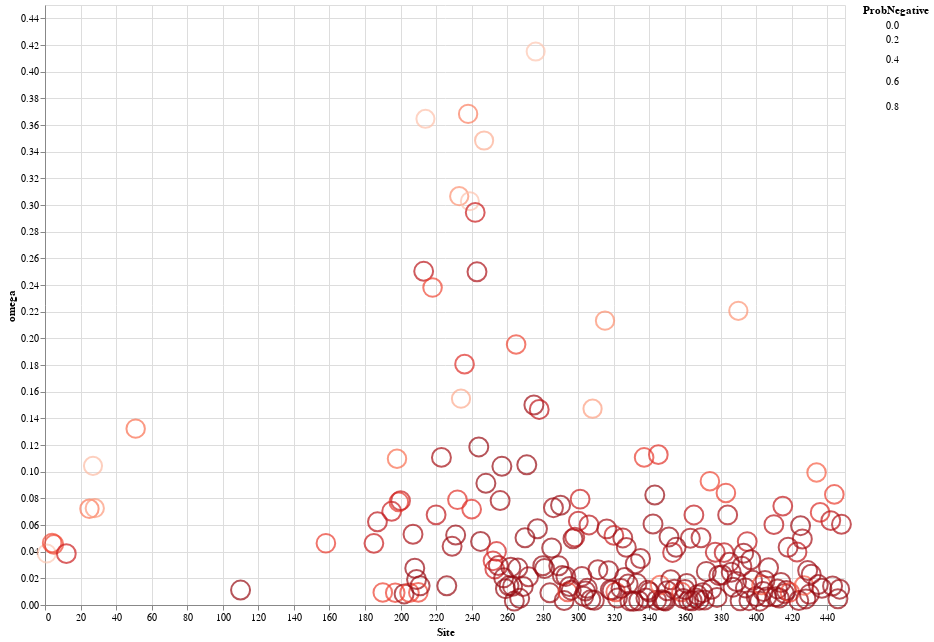

Write notebook code for a chart like this one.
### Code cell
# Negative sites

negative_sites["BayesFactor"] = negative_sites["BayesFactor[alpha<beta]"]
negative_sites["ProbNegative"] = negative_sites["Prob[alpha>beta]"]
negative_sites["ProbPositive"] = negative_sites["Prob[alpha<beta]"]

source = negative_sites

line = alt.Chart(source).mark_point().encode(
    x= 'Site',
    y= 'omega',
    color=alt.Color('ProbNegative', scale=alt.Scale(scheme='reds', reverse=False)),
    size=alt.Size('ProbNegative', scale=alt.Scale(reverse=False))
).properties(
    width=800,
    height=600)

line

### Figure 1 — Vega-Lite specification as saved in the notebook (floating-point values rounded to 4 significant figures; data arrays with more than 128 entries replaced by an {"elided": "..."} marker saying what was removed)
{"config": {"view": {"continuousWidth": 400, "continuousHeight": 300}}, "data": {"name": "data-b7f143f501330560fa7a319c4ba45df2"}, "mark": "point", "encoding": {"color": {"type": "quantitative", "field": "ProbNegative", "scale": {"reverse": false, "scheme": "reds"}}, "size": {"type": "quantitative", "field": "ProbNegative", "scale": {"reverse": false}}, "x": {"type": "quantitative", "field": "Site"}, "y": {"type": "quantitative", "field": "omega"}}, "height": 600, "width": 800, "$schema": "https://vega.github.io/schema/vega-lite/v4.8.1.json", "datasets": {"data-b7f143f501330560fa7a319c4ba45df2": {"elided": "205 records"}}}
